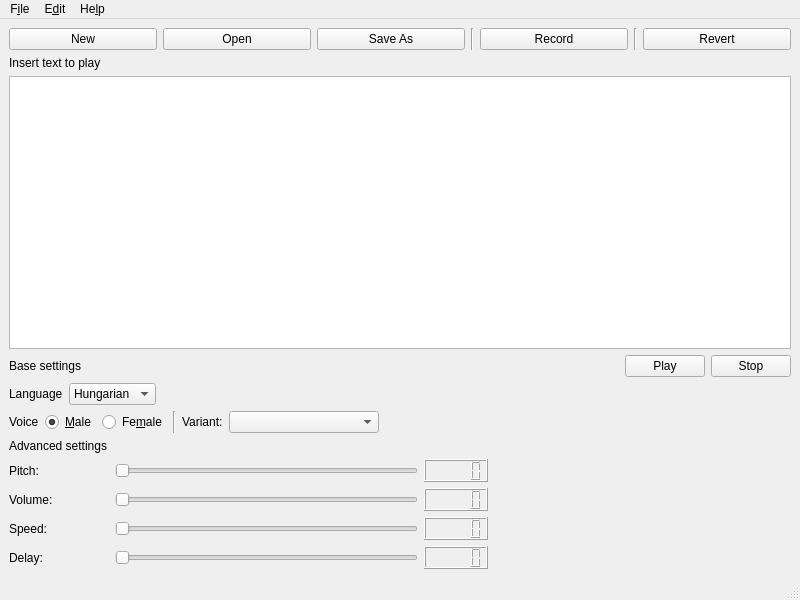
<?xml version="1.0" encoding="UTF-8"?>
<ui version="4.0">
 <class>MainWindow</class>
 <widget class="QMainWindow" name="MainWindow">
  <property name="geometry">
   <rect>
    <x>0</x>
    <y>0</y>
    <width>800</width>
    <height>600</height>
   </rect>
  </property>
  <property name="windowTitle">
   <string>Espeaker-QtGui</string>
  </property>
  <widget class="QWidget" name="centralwidget">
   <layout class="QVBoxLayout" name="verticalLayout">
    <item>
     <layout class="QHBoxLayout" name="horizontalLayout">
      <item>
       <widget class="QPushButton" name="new_button">
        <property name="text">
         <string>New</string>
        </property>
       </widget>
      </item>
      <item>
       <widget class="QPushButton" name="open_button">
        <property name="text">
         <string>Open</string>
        </property>
       </widget>
      </item>
      <item>
       <widget class="QPushButton" name="save_as_button">
        <property name="text">
         <string>Save As</string>
        </property>
       </widget>
      </item>
      <item>
       <widget class="Line" name="line">
        <property name="orientation">
         <enum>Qt::Vertical</enum>
        </property>
       </widget>
      </item>
      <item>
       <widget class="QPushButton" name="record_button">
        <property name="text">
         <string>Record</string>
        </property>
       </widget>
      </item>
      <item>
       <widget class="Line" name="line_2">
        <property name="orientation">
         <enum>Qt::Vertical</enum>
        </property>
       </widget>
      </item>
      <item>
       <widget class="QPushButton" name="revert_button">
        <property name="text">
         <string>Revert</string>
        </property>
       </widget>
      </item>
     </layout>
    </item>
    <item>
     <widget class="QLabel" name="label">
      <property name="text">
       <string>Insert text to play</string>
      </property>
     </widget>
    </item>
    <item>
     <widget class="QTextEdit" name="textEdit"/>
    </item>
    <item>
     <layout class="QHBoxLayout" name="horizontalLayout_2">
      <item>
       <widget class="QLabel" name="label_2">
        <property name="text">
         <string>Base settings</string>
        </property>
       </widget>
      </item>
      <item>
       <spacer name="horizontalSpacer">
        <property name="orientation">
         <enum>Qt::Horizontal</enum>
        </property>
        <property name="sizeHint" stdset="0">
         <size>
          <width>40</width>
          <height>20</height>
         </size>
        </property>
       </spacer>
      </item>
      <item>
       <widget class="QPushButton" name="play_button">
        <property name="text">
         <string>Play</string>
        </property>
       </widget>
      </item>
      <item>
       <widget class="QPushButton" name="stop_button">
        <property name="text">
         <string>Stop</string>
        </property>
       </widget>
      </item>
     </layout>
    </item>
    <item>
     <layout class="QHBoxLayout" name="horizontalLayout_3">
      <item>
       <widget class="QLabel" name="label_3">
        <property name="text">
         <string>Language</string>
        </property>
       </widget>
      </item>
      <item>
       <widget class="QComboBox" name="language_comboBox">
        <item>
         <property name="text">
          <string>Hungarian</string>
         </property>
        </item>
        <item>
         <property name="text">
          <string>English</string>
         </property>
        </item>
       </widget>
      </item>
      <item>
       <spacer name="horizontalSpacer_2">
        <property name="orientation">
         <enum>Qt::Horizontal</enum>
        </property>
        <property name="sizeHint" stdset="0">
         <size>
          <width>40</width>
          <height>20</height>
         </size>
        </property>
       </spacer>
      </item>
     </layout>
    </item>
    <item>
     <layout class="QHBoxLayout" name="horizontalLayout_4">
      <item>
       <widget class="QLabel" name="label_4">
        <property name="text">
         <string>Voice</string>
        </property>
       </widget>
      </item>
      <item>
       <layout class="QHBoxLayout" name="horizontalLayout_9">
        <item>
         <widget class="QRadioButton" name="male_radioButton">
          <property name="text">
           <string>&amp;Male</string>
          </property>
          <property name="checked">
           <bool>true</bool>
          </property>
         </widget>
        </item>
        <item>
         <widget class="QRadioButton" name="female_radioButton">
          <property name="text">
           <string>Fe&amp;male</string>
          </property>
         </widget>
        </item>
       </layout>
      </item>
      <item>
       <widget class="Line" name="line_3">
        <property name="orientation">
         <enum>Qt::Vertical</enum>
        </property>
       </widget>
      </item>
      <item>
       <widget class="QLabel" name="label_10">
        <property name="text">
         <string>Variant:</string>
        </property>
       </widget>
      </item>
      <item>
       <widget class="QComboBox" name="variant_comboBox">
        <property name="minimumSize">
         <size>
          <width>150</width>
          <height>0</height>
         </size>
        </property>
       </widget>
      </item>
      <item>
       <spacer name="horizontalSpacer_3">
        <property name="orientation">
         <enum>Qt::Horizontal</enum>
        </property>
        <property name="sizeHint" stdset="0">
         <size>
          <width>40</width>
          <height>20</height>
         </size>
        </property>
       </spacer>
      </item>
     </layout>
    </item>
    <item>
     <widget class="QLabel" name="label_5">
      <property name="text">
       <string>Advanced settings</string>
      </property>
     </widget>
    </item>
    <item>
     <layout class="QHBoxLayout" name="horizontalLayout_5">
      <item>
       <widget class="QLabel" name="label_6">
        <property name="minimumSize">
         <size>
          <width>100</width>
          <height>0</height>
         </size>
        </property>
        <property name="text">
         <string>Pitch:</string>
        </property>
       </widget>
      </item>
      <item>
       <widget class="QSlider" name="pitch_slider">
        <property name="tracking">
         <bool>false</bool>
        </property>
        <property name="orientation">
         <enum>Qt::Horizontal</enum>
        </property>
       </widget>
      </item>
      <item>
       <widget class="QLCDNumber" name="pitch_lcdNumber"/>
      </item>
      <item>
       <spacer name="horizontalSpacer_4">
        <property name="orientation">
         <enum>Qt::Horizontal</enum>
        </property>
        <property name="sizeHint" stdset="0">
         <size>
          <width>40</width>
          <height>20</height>
         </size>
        </property>
       </spacer>
      </item>
     </layout>
    </item>
    <item>
     <layout class="QHBoxLayout" name="horizontalLayout_6">
      <item>
       <widget class="QLabel" name="label_7">
        <property name="minimumSize">
         <size>
          <width>100</width>
          <height>0</height>
         </size>
        </property>
        <property name="text">
         <string>Volume:</string>
        </property>
       </widget>
      </item>
      <item>
       <widget class="QSlider" name="volume_slider">
        <property name="tracking">
         <bool>false</bool>
        </property>
        <property name="orientation">
         <enum>Qt::Horizontal</enum>
        </property>
       </widget>
      </item>
      <item>
       <widget class="QLCDNumber" name="volume_lcdNumber"/>
      </item>
      <item>
       <spacer name="horizontalSpacer_5">
        <property name="orientation">
         <enum>Qt::Horizontal</enum>
        </property>
        <property name="sizeHint" stdset="0">
         <size>
          <width>40</width>
          <height>20</height>
         </size>
        </property>
       </spacer>
      </item>
     </layout>
    </item>
    <item>
     <layout class="QHBoxLayout" name="horizontalLayout_7">
      <item>
       <widget class="QLabel" name="label_8">
        <property name="minimumSize">
         <size>
          <width>100</width>
          <height>0</height>
         </size>
        </property>
        <property name="text">
         <string>Speed:</string>
        </property>
       </widget>
      </item>
      <item>
       <widget class="QSlider" name="speed_slider">
        <property name="tracking">
         <bool>false</bool>
        </property>
        <property name="orientation">
         <enum>Qt::Horizontal</enum>
        </property>
       </widget>
      </item>
      <item>
       <widget class="QLCDNumber" name="speed_lcdNumber"/>
      </item>
      <item>
       <spacer name="horizontalSpacer_6">
        <property name="orientation">
         <enum>Qt::Horizontal</enum>
        </property>
        <property name="sizeHint" stdset="0">
         <size>
          <width>40</width>
          <height>20</height>
         </size>
        </property>
       </spacer>
      </item>
     </layout>
    </item>
    <item>
     <layout class="QHBoxLayout" name="horizontalLayout_8">
      <item>
       <widget class="QLabel" name="label_9">
        <property name="minimumSize">
         <size>
          <width>100</width>
          <height>0</height>
         </size>
        </property>
        <property name="text">
         <string>Delay:</string>
        </property>
       </widget>
      </item>
      <item>
       <widget class="QSlider" name="delay_slider">
        <property name="tracking">
         <bool>false</bool>
        </property>
        <property name="orientation">
         <enum>Qt::Horizontal</enum>
        </property>
        <property name="tickInterval">
         <number>1</number>
        </property>
       </widget>
      </item>
      <item>
       <widget class="QLCDNumber" name="delay_lcdNumber"/>
      </item>
      <item>
       <spacer name="horizontalSpacer_7">
        <property name="orientation">
         <enum>Qt::Horizontal</enum>
        </property>
        <property name="sizeHint" stdset="0">
         <size>
          <width>40</width>
          <height>20</height>
         </size>
        </property>
       </spacer>
      </item>
     </layout>
    </item>
   </layout>
  </widget>
  <widget class="QStatusBar" name="statusbar"/>
  <widget class="QMenuBar" name="menubar">
   <property name="geometry">
    <rect>
     <x>0</x>
     <y>0</y>
     <width>800</width>
     <height>27</height>
    </rect>
   </property>
   <widget class="QMenu" name="menuFile">
    <property name="title">
     <string>F&amp;ile</string>
    </property>
    <addaction name="actionNew"/>
    <addaction name="actionOpen"/>
    <addaction name="actionSave_As"/>
    <addaction name="separator"/>
    <addaction name="actionQuit"/>
   </widget>
   <widget class="QMenu" name="menuEdit">
    <property name="title">
     <string>E&amp;dit</string>
    </property>
    <addaction name="actionPlay"/>
    <addaction name="actionStop"/>
    <addaction name="separator"/>
    <addaction name="actionRecord"/>
    <addaction name="actionRevert"/>
   </widget>
   <widget class="QMenu" name="menuHelp">
    <property name="title">
     <string>He&amp;lp</string>
    </property>
    <addaction name="actionAbout"/>
   </widget>
   <addaction name="menuFile"/>
   <addaction name="menuEdit"/>
   <addaction name="menuHelp"/>
  </widget>
  <action name="actionExit">
   <property name="text">
    <string>&amp;Exit</string>
   </property>
   <property name="shortcut">
    <string>Ctrl+Q</string>
   </property>
  </action>
  <action name="actionNew">
   <property name="text">
    <string>New</string>
   </property>
   <property name="shortcut">
    <string>Ctrl+N</string>
   </property>
  </action>
  <action name="actionOpen">
   <property name="text">
    <string>Open</string>
   </property>
   <property name="shortcut">
    <string>Ctrl+O</string>
   </property>
  </action>
  <action name="actionSave_As">
   <property name="text">
    <string>Save As</string>
   </property>
   <property name="shortcut">
    <string>Ctrl+S</string>
   </property>
  </action>
  <action name="actionQuit">
   <property name="text">
    <string>Quit</string>
   </property>
   <property name="shortcut">
    <string>Ctrl+Q</string>
   </property>
  </action>
  <action name="actionPlay">
   <property name="text">
    <string>Play</string>
   </property>
   <property name="shortcut">
    <string>Ctrl+P</string>
   </property>
  </action>
  <action name="actionStop">
   <property name="text">
    <string>Stop</string>
   </property>
   <property name="shortcut">
    <string>Ctrl+K</string>
   </property>
  </action>
  <action name="actionRecord">
   <property name="text">
    <string>Record</string>
   </property>
   <property name="shortcut">
    <string>Ctrl+R</string>
   </property>
  </action>
  <action name="actionRevert">
   <property name="text">
    <string>Revert</string>
   </property>
   <property name="shortcut">
    <string>Ctrl+Del</string>
   </property>
  </action>
  <action name="actionAbout">
   <property name="text">
    <string>About</string>
   </property>
  </action>
 </widget>
 <resources/>
 <connections/>
</ui>
